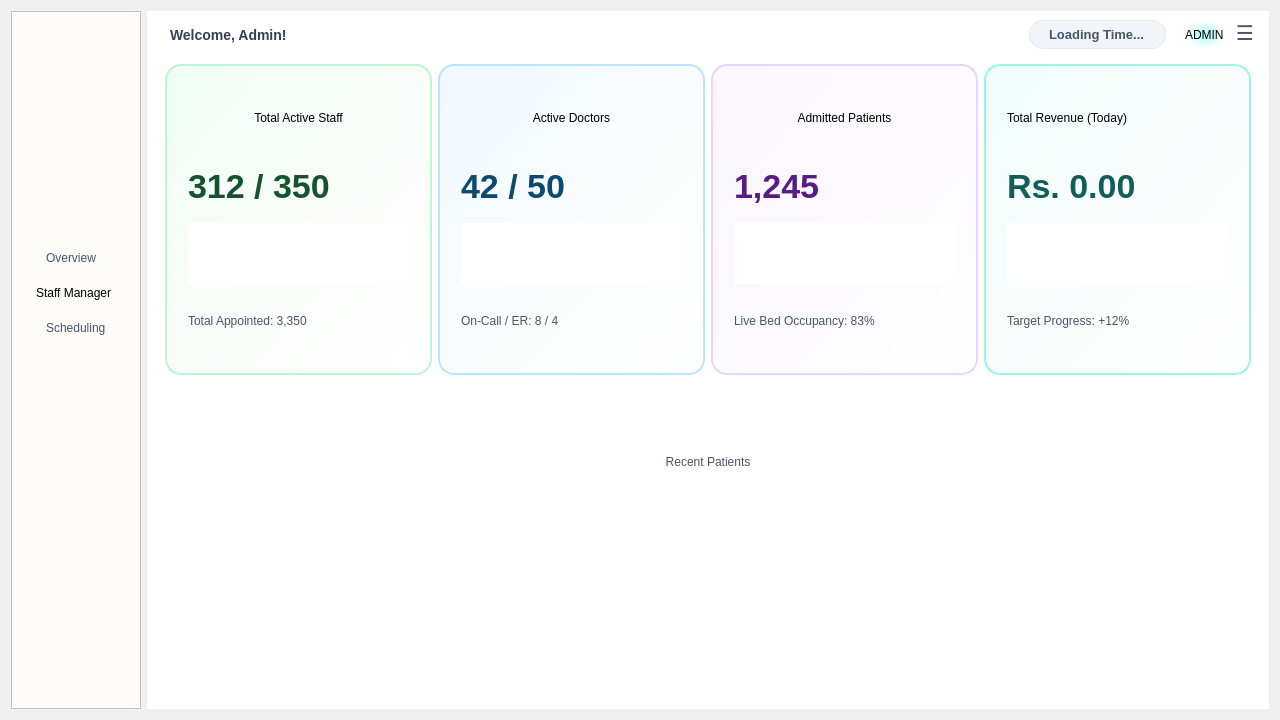
<?xml version="1.0" encoding="UTF-8"?>
<ui version="4.0">
 <class>AXON_ADMIN</class>
 <widget class="QWidget" name="AXON_ADMIN">
  <property name="geometry">
   <rect>
    <x>0</x>
    <y>0</y>
    <width>1280</width>
    <height>720</height>
   </rect>
  </property>
  <property name="maximumSize">
   <size>
    <width>1280</width>
    <height>720</height>
   </size>
  </property>
  <property name="windowTitle">
   <string>Form</string>
  </property>
  <property name="windowIcon">
   <iconset resource="resources.qrc">
    <normaloff>:/images/AXON_Monogram.png</normaloff>:/images/AXON_Monogram.png</iconset>
  </property>
  <property name="styleSheet">
   <string notr="true">/* 1. Sidebar Background - Light Beige */
QFrame#sidebarFrame {
    background-color: #FDFBF7; /* Soft, warm beige-white */
    border-right: 1px solid #e2e8f0;
}

/* 2. Navigation Buttons Styling */
QPushButton#btnOverview, QPushButton#btnManagerStaff, QPushButton#btnScheduling {
    background-color: transparent;
    border-radius: 8px;
    padding: 10px 15px;
    color: #475569;
    font-family: &quot;Segoe UI&quot;, sans-serif;
    font-weight: 600;
    text-align: left;
    margin: 5px 10px;
}

/* Hover effect */
QPushButton#btnOverview:hover, QPushButton#btnManagerStaff:hover, QPushButton#btnScheduling:hover {
    background-color: #f1ede6; /* Slightly darker beige on hover */
    color: #1e293b;
}

/* Active state for selected tab */
QPushButton#btnOverview:checked, QPushButton#btnManagerStaff:checked, QPushButton#btnScheduling:checked {
    background-color: #e5e0d7; 
    color: #3f352a;
    border-left: 4px solid #3f352a;
}</string>
  </property>
  <layout class="QHBoxLayout" name="horizontalLayout">
   <item>
    <widget class="QFrame" name="sidebarFrame">
     <property name="maximumSize">
      <size>
       <width>250</width>
       <height>16777215</height>
      </size>
     </property>
     <property name="styleSheet">
      <string notr="true">/* 1. Sidebar Frame Styling */
QFrame#sidebarFrame {
    background-color: #FDFBF7; 
    border-right: 1px solid #e2e8f0;
}

/* 2. Target your specific buttons by object name regardless of hierarchy */
#btnOverview, #btnStaffManager, #btnScheduling {
    background-color: transparent;
    border: none;
    text-align: left;
    padding-left: 15px;
    font-weight: normal;
}

/* 3. Hover State */
#btnOverview:hover, #btnStaffManager:hover, #btnScheduling:hover {
    background-color: #f1f5f9; 
    border-radius: 10px;
}

/* 4. Active / Checked State */
#btnOverview:checked, #btnStaffManager:checked, #btnScheduling:checked {
    background-color: qlineargradient(spread:pad, x1:0, y1:0, x2:1, y2:0, stop:0 #ccffff, stop:1 #ffffff);
    border-radius: 10px;
    font-weight: bold;
}</string>
     </property>
     <property name="frameShape">
      <enum>QFrame::Shape::StyledPanel</enum>
     </property>
     <property name="frameShadow">
      <enum>QFrame::Shadow::Raised</enum>
     </property>
     <layout class="QVBoxLayout" name="verticalLayout">
      <item alignment="Qt::AlignmentFlag::AlignHCenter">
       <widget class="QLabel" name="lblLogo">
        <property name="maximumSize">
         <size>
          <width>100</width>
          <height>100</height>
         </size>
        </property>
        <property name="text">
         <string/>
        </property>
        <property name="pixmap">
         <pixmap resource="resources.qrc">:/images/axonimg.png</pixmap>
        </property>
        <property name="scaledContents">
         <bool>true</bool>
        </property>
        <property name="alignment">
         <set>Qt::AlignmentFlag::AlignCenter</set>
        </property>
       </widget>
      </item>
      <item>
       <spacer name="verticalSpacer_2">
        <property name="orientation">
         <enum>Qt::Orientation::Vertical</enum>
        </property>
        <property name="sizeHint" stdset="0">
         <size>
          <width>20</width>
          <height>40</height>
         </size>
        </property>
       </spacer>
      </item>
      <item>
       <widget class="QPushButton" name="btnOverview">
        <property name="styleSheet">
         <string notr="true"/>
        </property>
        <property name="text">
         <string>Overview</string>
        </property>
        <property name="checkable">
         <bool>true</bool>
        </property>
        <property name="autoExclusive">
         <bool>true</bool>
        </property>
       </widget>
      </item>
      <item>
       <widget class="QPushButton" name="btnStaffManager">
        <property name="styleSheet">
         <string notr="true"/>
        </property>
        <property name="text">
         <string>Staff Manager</string>
        </property>
        <property name="checkable">
         <bool>true</bool>
        </property>
        <property name="autoExclusive">
         <bool>true</bool>
        </property>
       </widget>
      </item>
      <item>
       <widget class="QPushButton" name="btnScheduling">
        <property name="text">
         <string>Scheduling</string>
        </property>
        <property name="checkable">
         <bool>true</bool>
        </property>
        <property name="autoExclusive">
         <bool>true</bool>
        </property>
       </widget>
      </item>
      <item>
       <spacer name="verticalSpacer">
        <property name="orientation">
         <enum>Qt::Orientation::Vertical</enum>
        </property>
        <property name="sizeHint" stdset="0">
         <size>
          <width>20</width>
          <height>349</height>
         </size>
        </property>
       </spacer>
      </item>
     </layout>
    </widget>
   </item>
   <item>
    <widget class="QWidget" name="workspaceContainer" native="true">
     <property name="styleSheet">
      <string notr="true">background-color: #ffffff;</string>
     </property>
     <layout class="QVBoxLayout" name="verticalLayout_2">
      <item>
       <layout class="QHBoxLayout" name="horizontalLayout_2">
        <item>
         <widget class="QLabel" name="message">
          <property name="styleSheet">
           <string notr="true">/* Specifically target your welcome message label */
QLabel#message {
    color: #334155;                 /* Dark slate color ensures it is visible */
    font-family: &quot;Segoe UI&quot;, sans-serif;
    font-size: 14px;
    font-weight: 600;
    background-color: transparent;  /* Ensure it has no background color blocking it */
    padding: 0px 10px;              /* Breathing room */
}</string>
          </property>
          <property name="text">
           <string>Welcome, Admin!</string>
          </property>
         </widget>
        </item>
        <item>
         <spacer name="horizontalSpacer">
          <property name="orientation">
           <enum>Qt::Orientation::Horizontal</enum>
          </property>
          <property name="sizeHint" stdset="0">
           <size>
            <width>40</width>
            <height>20</height>
           </size>
          </property>
         </spacer>
        </item>
        <item>
         <widget class="QLabel" name="lblDateTime">
          <property name="styleSheet">
           <string notr="true">/* Style the Live Clock Label directly as a clean container box */
QLabel#lblDateTime {
    background-color: #f1f5f9; /* Clean slate-gray box fill */
    border: 1px solid #e2e8f0;  /* Delicate border line */
    border-radius: 14px;        /* Smooth rounded pill edges */
    padding: 6px 16px;          /* Perfect breathing room around the text */
    
    /* Typography Style */
    color: #475569;             /* Crisp slate text color */
    font-family: &quot;Segoe UI&quot;, -apple-system, sans-serif;
    font-size: 13px;
    font-weight: 600;
}</string>
          </property>
          <property name="text">
           <string>Loading Time...</string>
          </property>
         </widget>
        </item>
        <item>
         <widget class="QLabel" name="label">
          <property name="maximumSize">
           <size>
            <width>36</width>
            <height>36</height>
           </size>
          </property>
          <property name="text">
           <string/>
          </property>
          <property name="pixmap">
           <pixmap resource="resources.qrc">:/images/adminimg.png</pixmap>
          </property>
          <property name="scaledContents">
           <bool>true</bool>
          </property>
         </widget>
        </item>
        <item>
         <widget class="QLabel" name="lblAdminTag">
          <property name="styleSheet">
           <string notr="true">
background-color: qradialgradient(spread:pad, cx:0.5, cy:0.5, radius:0.5, fx:0.5, fy:0.5, stop:0 rgba(170, 255, 255, 255), stop:1 rgba(255, 255, 255, 255));
border-radius: 16px;
font: 600 9pt &quot;Segoe UI&quot;;
color: #000000; </string>
          </property>
          <property name="text">
           <string>ADMIN</string>
          </property>
         </widget>
        </item>
        <item>
         <widget class="QPushButton" name="btnMenu">
          <property name="maximumSize">
           <size>
            <width>40</width>
            <height>16777215</height>
           </size>
          </property>
          <property name="sizeIncrement">
           <size>
            <width>40</width>
            <height>0</height>
           </size>
          </property>
          <property name="styleSheet">
           <string notr="true">/* Optimized 3-Bars Menu Button */
QPushButton#btnMenu {
    background-color: transparent;
    color: #475569;             /* Slate text color */
    border: none;
    font-family: &quot;Segoe UI&quot;, sans-serif;
    font-size: 20px;            /* Bumps up the size of the bars */
    font-weight: bold;          /* Makes the bars look clean and solid */
    padding: 0px 6px;
    margin-bottom: 2px;         /* Keeps it perfectly vertically aligned with the text */
}

QPushButton#btnMenu:hover {
    color: #0f172a;
    background-color: #e2e8f0;  /* Soft grey hover box */
    border-radius: 6px;
}</string>
          </property>
          <property name="text">
           <string>☰</string>
          </property>
         </widget>
        </item>
       </layout>
      </item>
      <item>
       <widget class="QStackedWidget" name="stackedWidget">
        <property name="currentIndex">
         <number>0</number>
        </property>
        <widget class="QWidget" name="page">
         <property name="styleSheet">
          <string notr="true">/* Style all four card containers */
QFrame {
    background-color: #ffffff;
    border: 1px solid #e2e8f0;
    border-radius: 12px;
}

/* FORCE every single label inside the cards to be dark and visible by default */
QFrame QLabel {
    color: #475569 !important;
    font-family: &quot;Segoe UI&quot;, Arial;
}

/* Make the big number labels extra large and dark */
QLabel#lblValueStaff, 
QLabel#lblValuePatients, 
QLabel#lblValueReceptionists {
    color: #0f172a !important;
    font-size: 28px !important;
    font-weight: bold !important;
}

/* Make the revenue number pop in Teal/Green */
QLabel#lblValueRevenue {
    color: #0d9488 !important;
    font-size: 28px !important;
    font-weight: bold !important;
}</string>
         </property>
         <layout class="QVBoxLayout" name="verticalLayout_3">
          <item>
           <layout class="QHBoxLayout" name="horizontalLayout_3">
            <item>
             <widget class="QFrame" name="frame_4">
              <property name="styleSheet">
               <string notr="true">QFrame#frame_4 {
    background: qlineargradient(x1:0, y1:0, x2:1, y2:1, stop:0 #f0fdf4, stop:0.6 #fbfdfb, stop:1 #ffffff);
    border: 2px solid #bbf7d0;
    border-radius: 16px;
    padding: 12px;
}
QFrame#frame_4:hover {
    background: qlineargradient(x1:0, y1:0, x2:1, y2:1, stop:0 #dcfce7, stop:1 #ffffff);
    border: 2px solid #4ade80;
}
QFrame#frame_4 QLabel {
    border: none !important;
    background: transparent !important;
}
/* Header: Deep bold forest green */
QFrame#frame_4 QLabel:first-child {
    color: #15803d !important;
    font-size: 13px !important;
    font-weight: 700 !important;
    font-family: &quot;Segoe UI&quot;, sans-serif;
}
/* Main Value */
QLabel#lblValueStaff {
    color: #14532d !important;
    font-size: 34px !important;
    font-weight: 800 !important;
}
/* Subtext: Medium forest green */
QFrame#frame_4 QLabel:last-child {
    color: #166534 !important;
    font-size: 13px !important;
    font-weight: 600 !important;
}</string>
              </property>
              <property name="frameShape">
               <enum>QFrame::Shape::StyledPanel</enum>
              </property>
              <property name="frameShadow">
               <enum>QFrame::Shadow::Raised</enum>
              </property>
              <layout class="QVBoxLayout" name="verticalLayout_7">
               <item>
                <widget class="QLabel" name="lblTitleStaff">
                 <property name="styleSheet">
                  <string notr="true">color: rgb(0, 0, 0);
font: 600 11pt &quot;Segoe UI Semibold&quot;;</string>
                 </property>
                 <property name="text">
                  <string>Total Active Staff</string>
                 </property>
                 <property name="alignment">
                  <set>Qt::AlignmentFlag::AlignCenter</set>
                 </property>
                </widget>
               </item>
               <item>
                <widget class="QLabel" name="lblValueStaff">
                 <property name="text">
                  <string>312 / 350</string>
                 </property>
                </widget>
               </item>
               <item>
                <widget class="QWidget" name="widgetGraphStaff" native="true">
                 <property name="maximumSize">
                  <size>
                   <width>16777215</width>
                   <height>120</height>
                  </size>
                 </property>
                </widget>
               </item>
               <item>
                <widget class="QLabel" name="lblSubtextStaff">
                 <property name="text">
                  <string>Total Appointed: 3,350</string>
                 </property>
                </widget>
               </item>
              </layout>
             </widget>
            </item>
            <item>
             <widget class="QFrame" name="frame_3">
              <property name="styleSheet">
               <string notr="true">QFrame#frame_3 {
    background: qlineargradient(x1:0, y1:0, x2:1, y2:1, stop:0 #f0f9ff, stop:0.6 #fbfdfd, stop:1 #ffffff);
    border: 2px solid #bae6fd;
    border-radius: 16px;
    padding: 12px;
}
QFrame#frame_3:hover {
    background: qlineargradient(x1:0, y1:0, x2:1, y2:1, stop:0 #e0f2fe, stop:1 #ffffff);
    border: 2px solid #38bdf8;
}
QFrame#frame_3 QLabel {
    border: none !important;
    background: transparent !important;
}
/* Header: Deep bold ocean blue */
QFrame#frame_3 QLabel:first-child {
    color: #0369a1 !important;
    font-size: 13px !important;
    font-weight: 700 !important;
    font-family: &quot;Segoe UI&quot;, sans-serif;
}
/* Main Value */
QLabel#lblValueDoctors {
    color: #0c4a6e !important;
    font-size: 34px !important;
    font-weight: 800 !important;
}
/* Subtext: Medium dark slate blue */
QFrame#frame_3 QLabel:last-child {
    color: #075985 !important;
    font-size: 13px !important;
    font-weight: 600 !important;
}</string>
              </property>
              <property name="frameShape">
               <enum>QFrame::Shape::StyledPanel</enum>
              </property>
              <property name="frameShadow">
               <enum>QFrame::Shadow::Raised</enum>
              </property>
              <layout class="QVBoxLayout" name="verticalLayout_6">
               <item>
                <widget class="QLabel" name="lblTitleDoctors">
                 <property name="styleSheet">
                  <string notr="true">color: rgb(0, 0, 0);
font: 600 11pt &quot;Segoe UI Semibold&quot;;</string>
                 </property>
                 <property name="text">
                  <string>Active Doctors</string>
                 </property>
                 <property name="alignment">
                  <set>Qt::AlignmentFlag::AlignCenter</set>
                 </property>
                </widget>
               </item>
               <item>
                <widget class="QLabel" name="lblValueDoctors">
                 <property name="text">
                  <string>42 / 50</string>
                 </property>
                </widget>
               </item>
               <item>
                <widget class="QWidget" name="widgetGraphDoctors" native="true"/>
               </item>
               <item>
                <widget class="QLabel" name="lblSubtextDoctors">
                 <property name="text">
                  <string>On-Call / ER: 8 / 4</string>
                 </property>
                </widget>
               </item>
              </layout>
             </widget>
            </item>
            <item>
             <widget class="QFrame" name="frame_2">
              <property name="styleSheet">
               <string notr="true">QFrame#frame_2 {
    background: qlineargradient(x1:0, y1:0, x2:1, y2:1, stop:0 #faf5ff, stop:0.6 #fdfbfe, stop:1 #ffffff);
    border: 2px solid #e9d5ff;
    border-radius: 16px;
    padding: 12px;
}
QFrame#frame_2:hover {
    background: qlineargradient(x1:0, y1:0, x2:1, y2:1, stop:0 #f3e8ff, stop:1 #ffffff);
    border: 2px solid #c084fc;
}
QFrame#frame_2 QLabel {
    border: none !important;
    background: transparent !important;
}
/* Header: Deep bold royal purple */
QFrame#frame_2 QLabel:first-child {
    color: #7e22ce !important;
    font-size: 13px !important;
    font-weight: 700 !important;
    font-family: &quot;Segoe UI&quot;, sans-serif;
}
/* Main Value */
QLabel#lblValuePatients {
    color: #581c87 !important;
    font-size: 34px !important;
    font-weight: 800 !important;
}
/* Subtext: Medium dark purple */
QFrame#frame_2 QLabel:last-child {
    color: #6b21a8 !important;
    font-size: 13px !important;
    font-weight: 600 !important;
}</string>
              </property>
              <property name="frameShape">
               <enum>QFrame::Shape::StyledPanel</enum>
              </property>
              <property name="frameShadow">
               <enum>QFrame::Shadow::Raised</enum>
              </property>
              <layout class="QVBoxLayout" name="verticalLayout_5">
               <item>
                <widget class="QLabel" name="lblTitlePatients">
                 <property name="styleSheet">
                  <string notr="true">color: rgb(0, 0, 0);
font: 600 11pt &quot;Segoe UI Semibold&quot;;</string>
                 </property>
                 <property name="text">
                  <string>Admitted Patients</string>
                 </property>
                 <property name="alignment">
                  <set>Qt::AlignmentFlag::AlignCenter</set>
                 </property>
                </widget>
               </item>
               <item>
                <widget class="QLabel" name="lblValuePatients">
                 <property name="text">
                  <string>1,245</string>
                 </property>
                </widget>
               </item>
               <item>
                <widget class="QWidget" name="widgetGraphPatients" native="true"/>
               </item>
               <item>
                <widget class="QLabel" name="lblSubtextPatients">
                 <property name="text">
                  <string>Live Bed Occupancy: 83%</string>
                 </property>
                </widget>
               </item>
              </layout>
             </widget>
            </item>
            <item>
             <widget class="QFrame" name="frame">
              <property name="styleSheet">
               <string notr="true">QFrame#frame {
    background: qlineargradient(x1:0, y1:0, x2:1, y2:1, stop:0 #f0fdfa, stop:0.6 #fbfdfd, stop:1 #ffffff);
    border: 2px solid #99f6e4;
    border-radius: 16px;
    padding: 12px;
}
QFrame#frame:hover {
    background: qlineargradient(x1:0, y1:0, x2:1, y2:1, stop:0 #ccfbf1, stop:1 #ffffff);
    border: 2px solid #2dd4bf;
}
QFrame#frame QLabel {
    border: none !important;
    background: transparent !important;
}
/* Header: Deep bold pine teal */
QFrame#frame QLabel:first-child {
    color: #0f766e !important;
    font-size: 13px !important;
    font-weight: 700 !important;
    font-family: &quot;Segoe UI&quot;, sans-serif;
}
/* Main Value */
QLabel#lblValueRevenue {
    color: #115e59 !important;
    font-size: 34px !important;
    font-weight: 800 !important;
}
/* Subtext: High-contrast performance teal */
QFrame#frame QLabel:last-child {
    color: #0d9488 !important;
    font-size: 13px !important;
    font-weight: 700 !important;
}</string>
              </property>
              <property name="frameShape">
               <enum>QFrame::Shape::StyledPanel</enum>
              </property>
              <property name="frameShadow">
               <enum>QFrame::Shadow::Raised</enum>
              </property>
              <layout class="QVBoxLayout" name="verticalLayout_4">
               <item>
                <widget class="QLabel" name="lblTitleRevenue">
                 <property name="styleSheet">
                  <string notr="true">color: rgb(0, 0, 0);
font: 600 11pt &quot;Segoe UI Semibold&quot;;</string>
                 </property>
                 <property name="text">
                  <string>Total Revenue (Today)</string>
                 </property>
                 <property name="alignment">
                  <set>Qt::AlignmentFlag::AlignLeading|Qt::AlignmentFlag::AlignLeft|Qt::AlignmentFlag::AlignVCenter</set>
                 </property>
                </widget>
               </item>
               <item>
                <widget class="QLabel" name="lblValueRevenue">
                 <property name="text">
                  <string>Rs. 0.00</string>
                 </property>
                </widget>
               </item>
               <item>
                <widget class="QWidget" name="widgetGraphRevenue" native="true"/>
               </item>
               <item>
                <widget class="QLabel" name="lblSubtextRevenue">
                 <property name="text">
                  <string>Target Progress: +12%</string>
                 </property>
                </widget>
               </item>
              </layout>
             </widget>
            </item>
           </layout>
          </item>
          <item>
           <layout class="QHBoxLayout" name="horizontalLayout_4">
            <item>
             <widget class="QWidget" name="recentPatientsCard" native="true">
              <layout class="QVBoxLayout" name="verticalLayout_8">
               <item>
                <widget class="QLabel" name="label_2">
                 <property name="layoutDirection">
                  <enum>Qt::LayoutDirection::LeftToRight</enum>
                 </property>
                 <property name="styleSheet">
                  <string notr="true">font: 600 16pt &quot;Segoe UI Semibold&quot;;
border:none;</string>
                 </property>
                 <property name="text">
                  <string>Recent Patients</string>
                 </property>
                 <property name="alignment">
                  <set>Qt::AlignmentFlag::AlignCenter</set>
                 </property>
                </widget>
               </item>
               <item>
                <widget class="QWidget" name="webContainer" native="true"/>
               </item>
              </layout>
             </widget>
            </item>
           </layout>
          </item>
         </layout>
        </widget>
        <widget class="QWidget" name="page_2"/>
       </widget>
      </item>
     </layout>
    </widget>
   </item>
  </layout>
 </widget>
 <resources>
  <include location="resources.qrc"/>
 </resources>
 <connections/>
</ui>
